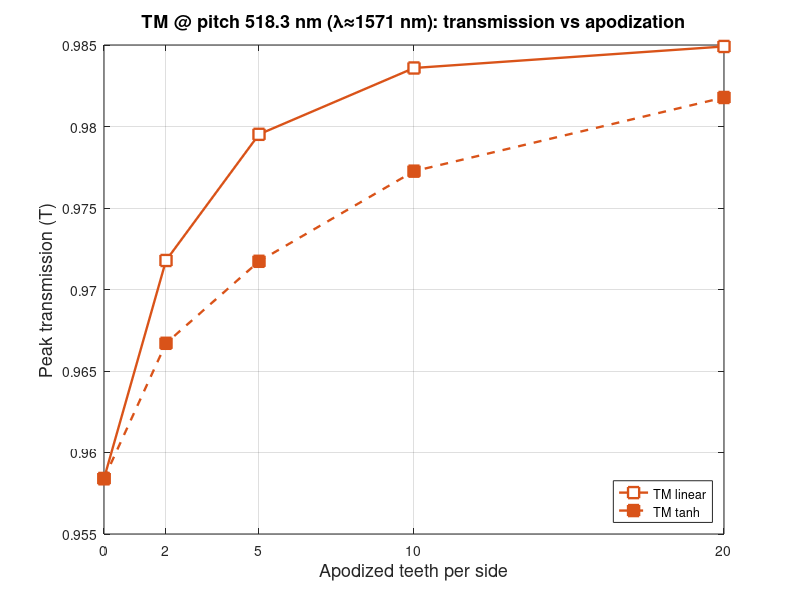
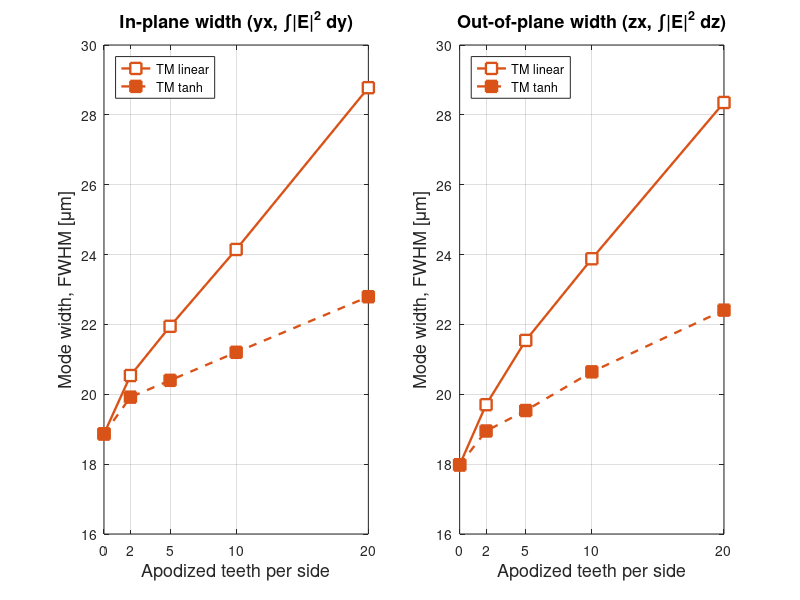

MATLAB code to generate these figures, in order: (Note: this script raises an error after producing the figures.)
%% Headless TM linear-vs-tanh apodization plot at the TM-corrected pitch (518.3 nm)
% TM resonance re-centered on ~1571 nm (pitch 518.3) so the apodization curves are
% comparable to TE at the same wavelength. Values are the extracted scalars
% (resonance_transmission, fwhm_m) from the Athena runs tm_apod_pitch518 (A2/A5/A10,
% jobs 97304/97336) + tm_apod_518_a20 (A20, job 97355); 0-teeth point reused from
% run_tm/result_N80_TM_avg_tm_P518p3_fields_smp.mat. Hardcoded here so no 550 MB
% field .mat download is needed.
%
% Writes:
%   plot_apod_tm518_transmission.png : peak transmission vs # apodized teeth (lin/tanh)
%   plot_apod_tm518_modewidth.png    : spatial mode width [um] vs teeth, BOTH planes
%
% Mode width is reported in two planes (recomputed identically by
% plane_mode_widths from the 2D field monitors of the same Athena runs):
%   wH = in-plane / "horizontal" width  (|E|^2 integrated over Y, top/yx view)
%   wV = out-of-plane / "vertical" width (|E|^2 integrated over Z, side/zx view)
% Hardcoded here so no 550 MB field .mat download is needed to redraw the figure.
%
% Run: matlab -batch "run('matlab_plotting/plot_apod_tm518_lin_vs_tanh_headless.m')"
clear; clc; close all;
FONT_SIZE = 13;
out_dir = fileparts(mfilename('fullpath'));

teeth = [0 2 5 10 20];

% TM @ pitch 518.3 — linear taper
lin_T  = [0.9584 0.97178 0.97952 0.98359 0.98491];
lin_wH = [18.867 20.537  21.946  24.146  28.778];   % in-plane  (yx)
lin_wV = [17.980 19.702  21.542  23.880  28.354];   % out-of-plane (zx)

% TM @ pitch 518.3 — tanh taper (steepness 2.0); 0-teeth shared with linear
tan_T  = [0.9584 0.96670 0.97173 0.97726 0.98178];
tan_wH = [18.867 19.918  20.399  21.202  22.793];   % in-plane  (yx)
tan_wV = [17.980 18.949  19.535  20.643  22.409];   % out-of-plane (zx)

red = [0.850 0.325 0.098];

% Fig 1: peak transmission
f1 = figure('Name', 'TM518 peak T: linear vs tanh', 'Visible', 'off'); hold on;
plot(teeth, lin_T, 's-',  'Color', red, 'LineWidth', 1.7, 'MarkerSize', 8, ...
    'MarkerFaceColor', 'w',  'DisplayName', 'TM linear');
plot(teeth, tan_T, 's--', 'Color', red, 'LineWidth', 1.7, 'MarkerSize', 8, ...
    'MarkerFaceColor', red,  'DisplayName', 'TM tanh');
hold off;
xlabel('Apodized teeth per side', 'FontSize', FONT_SIZE);
ylabel('Peak transmission (T)', 'FontSize', FONT_SIZE);
title('TM @ pitch 518.3 nm (\lambda\approx1571 nm): transmission vs apodization', 'FontSize', FONT_SIZE);
legend('Location', 'southeast'); grid on; box on; xticks(teeth);
exportgraphics(f1, fullfile(out_dir, 'plot_apod_tm518_transmission.png'), 'Resolution', 200);

% Fig 2: spatial mode width — two panels, in-plane (yx) and out-of-plane (zx).
f2 = figure('Name', 'TM518 mode width: linear vs tanh (both planes)', ...
            'Visible', 'off', 'Position', [100 100 1180 520]);
allw = [lin_wH lin_wV tan_wH tan_wV];
ylo = floor(min(allw(:))) - 1;  yhi = ceil(max(allw(:))) + 1;

subplot(1, 2, 1); hold on;
plot(teeth, lin_wH, 's-',  'Color', red, 'LineWidth', 1.7, 'MarkerSize', 8, 'MarkerFaceColor', 'w',  'DisplayName', 'TM linear');
plot(teeth, tan_wH, 's--', 'Color', red, 'LineWidth', 1.7, 'MarkerSize', 8, 'MarkerFaceColor', red,  'DisplayName', 'TM tanh');
hold off;
xlabel('Apodized teeth per side', 'FontSize', FONT_SIZE);
ylabel('Mode width, FWHM [\mum]', 'FontSize', FONT_SIZE);
title('In-plane width (yx, \int|E|^2 dy)', 'FontSize', FONT_SIZE);
legend('Location', 'northwest'); grid on; box on; xticks(teeth); ylim([ylo yhi]);

subplot(1, 2, 2); hold on;
plot(teeth, lin_wV, 's-',  'Color', red, 'LineWidth', 1.7, 'MarkerSize', 8, 'MarkerFaceColor', 'w',  'DisplayName', 'TM linear');
plot(teeth, tan_wV, 's--', 'Color', red, 'LineWidth', 1.7, 'MarkerSize', 8, 'MarkerFaceColor', red,  'DisplayName', 'TM tanh');
hold off;
xlabel('Apodized teeth per side', 'FontSize', FONT_SIZE);
ylabel('Mode width, FWHM [\mum]', 'FontSize', FONT_SIZE);
title('Out-of-plane width (zx, \int|E|^2 dz)', 'FontSize', FONT_SIZE);
legend('Location', 'northwest'); grid on; box on; xticks(teeth); ylim([ylo yhi]);

sgtitle('TM @ pitch 518.3 nm (\lambda\approx1571 nm): mode width vs apodization', ...
        'FontSize', FONT_SIZE + 1, 'FontWeight', 'bold');
exportgraphics(f2, fullfile(out_dir, 'plot_apod_tm518_modewidth.png'), 'Resolution', 200);

fprintf('Saved:\n  %s\n  %s\n', ...
    fullfile(out_dir, 'plot_apod_tm518_transmission.png'), ...
    fullfile(out_dir, 'plot_apod_tm518_modewidth.png'));
